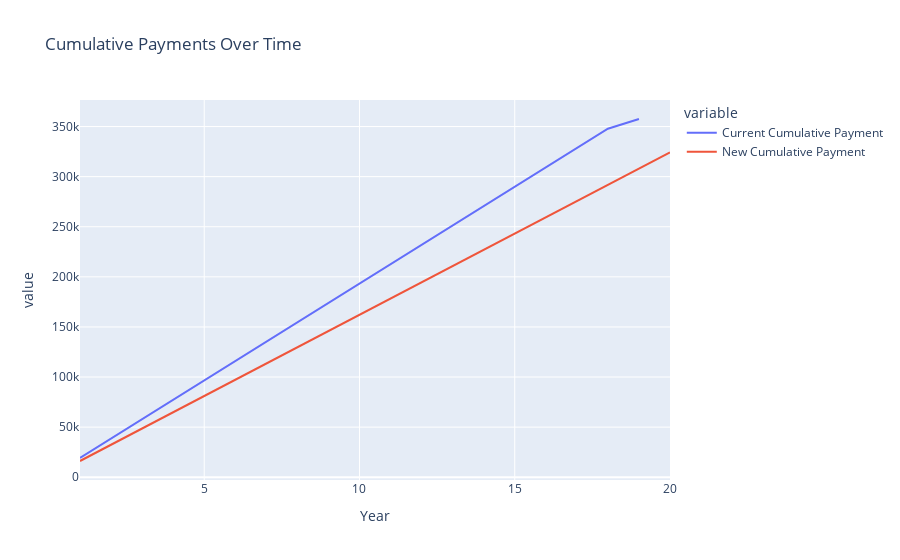

This figure's notebook cell:
### Code cell
def interactive_amortization_plot(p, r, N, n, new_r, new_n, c, co):
    
    '''
    Generate an interactive amortization plot comparing the cumulative payments of current and new mortgage plans.
    '''
    
    refinance_results = mortgage_refinance_calculation(p, r, N, n, new_r, new_n, c, co)
    outstanding_principal_balance = refinance_results['outstanding_principal_balance_adjusted'] - co
    
    current_schedule_df = loan_amortization_schedule(outstanding_principal_balance, r, n)
    new_schedule_df = loan_amortization_schedule(outstanding_principal_balance, new_r, new_n)
    
    current_schedule_df['Year'] = ((current_schedule_df['Month'] - 1) / 12).astype(int) + 1
    new_schedule_df['Year'] = ((new_schedule_df['Month'] - 1) / 12).astype(int) + 1
    
    current_grouped = current_schedule_df.groupby('Year').last()
    new_grouped = new_schedule_df.groupby('Year').last()
    
    merged_df = pd.concat([current_grouped.rename(columns = {'Cumulative Payment': 'Current Cumulative Payment', 
                                                             'Cumulative Interest Payment': 'Current Cumulative Interest Payment',
                                                             'Cumulative Principal Payment': 'Current Cumulative Principal Payment'}),
                           new_grouped.rename(columns = {'Cumulative Payment': 'New Cumulative Payment', 
                                                         'Cumulative Interest Payment': 'New Cumulative Interest Payment',
                                                         'Cumulative Principal Payment': 'New Cumulative Principal Payment'})], axis = 1).reset_index()

    fig = px.line(merged_df, x = 'Year', y = ['Current Cumulative Payment', 'New Cumulative Payment'], 
                  title = 'Cumulative Payments Over Time')

    # Hover data
    fig.update_traces(hoverinfo = 'all', hovertemplate = 
                      "Year: %{x}<br>" +
                      "Cumulative Payment: %{y:$}<br>" +
                      "Cumulative Interest Payment: %{customdata[0]:$}<br>" +
                      "Cumulative Principal Payment: %{customdata[1]:$}"
                      )
    
    fig.data[0]['customdata'] = merged_df[['Current Cumulative Interest Payment', 'Current Cumulative Principal Payment']].values
    fig.data[1]['customdata'] = merged_df[['New Cumulative Interest Payment', 'New Cumulative Principal Payment']].values

    return fig

interactive_amortization_plot(p, r, N, n, new_r, new_n, c, co)

### Figure 1 — Plotly figure (JSON) as saved in the notebook; plotly's stock layout.template omitted (floating-point values rounded to 4 significant figures)
{"data": [{"customdata": [[11470.0, 7856.0], [22540.0, 16110.0], [33180.0, 24800.0], [43380.0, 33920.0], [53120.0, 43510.0], [62360.0, 53590.0], [71090.0, 64190.0], [79270.0, 75330.0], [86890.0, 87040.0], [93900.0, 99350.0], [100300.0, 112300.0], [106000.0, 125900.0], [111000.0, 140200.0], [115300.0, 155200.0], [118900.0, 171000.0], [121600.0, 187600.0], [123500.0, 205100.0], [124400.0, 223400.0], [124600.0, 233000.0], [null, null]], "hoverinfo": "all", "hovertemplate": "Year: %{x}<br>Cumulative Payment: %{y:$}<br>Cumulative Interest Payment: %{customdata[0]:$}<br>Cumulative Principal Payment: %{customdata[1]:$}", "legendgroup": "Current Cumulative Payment", "line": {"color": "#636efa", "dash": "solid"}, "marker": {"symbol": "circle"}, "mode": "lines", "name": "Current Cumulative Payment", "orientation": "v", "showlegend": true, "type": "scatter", "x": [1, 2, 3, 4, 5, 6, 7, 8, 9, 10, 11, 12, 13, 14, 15, 16, 17, 18, 19, 20], "xaxis": "x", "y": [19330.0, 38650.0, 57980.0, 77300.0, 96630.0, 116000.0, 135300.0, 154600.0, 173900.0, 193300.0, 212600.0, 231900.0, 251200.0, 270600.0, 289900.0, 309200.0, 328500.0, 347900.0, 357500.0, null], "yaxis": "y"}, {"customdata": [[8023.0, 8190.0], [15750.0, 16670.0], [23180.0, 25450.0], [30300.0, 34550.0], [37100.0, 43970.0], [43550.0, 53720.0], [49670.0, 63820.0], [55420.0, 74280.0], [60800.0, 85110.0], [65800.0, 96330.0], [70390.0, 107900.0], [74580.0, 120000.0], [78330.0, 132400.0], [81650.0, 145300.0], [84500.0, 158700.0], [86880.0, 172500.0], [88760.0, 186800.0], [90140.0, 201700.0], [90990.0, 217000.0], [91290.0, 233000.0]], "hoverinfo": "all", "hovertemplate": "Year: %{x}<br>Cumulative Payment: %{y:$}<br>Cumulative Interest Payment: %{customdata[0]:$}<br>Cumulative Principal Payment: %{customdata[1]:$}", "legendgroup": "New Cumulative Payment", "line": {"color": "#EF553B", "dash": "solid"}, "marker": {"symbol": "circle"}, "mode": "lines", "name": "New Cumulative Payment", "orientation": "v", "showlegend": true, "type": "scatter", "x": [1, 2, 3, 4, 5, 6, 7, 8, 9, 10, 11, 12, 13, 14, 15, 16, 17, 18, 19, 20], "xaxis": "x", "y": [16210.0, 32420.0, 48640.0, 64850.0, 81060.0, 97270.0, 113500.0, 129700.0, 145900.0, 162100.0, 178300.0, 194500.0, 210800.0, 227000.0, 243200.0, 259400.0, 275600.0, 291800.0, 308000.0, 324200.0], "yaxis": "y"}], "layout": {"legend": {"title": {"text": "variable"}, "tracegroupgap": 0}, "title": {"text": "Cumulative Payments Over Time"}, "xaxis": {"anchor": "y", "domain": [0, 1], "title": {"text": "Year"}}, "yaxis": {"anchor": "x", "domain": [0, 1], "title": {"text": "value"}}}}
